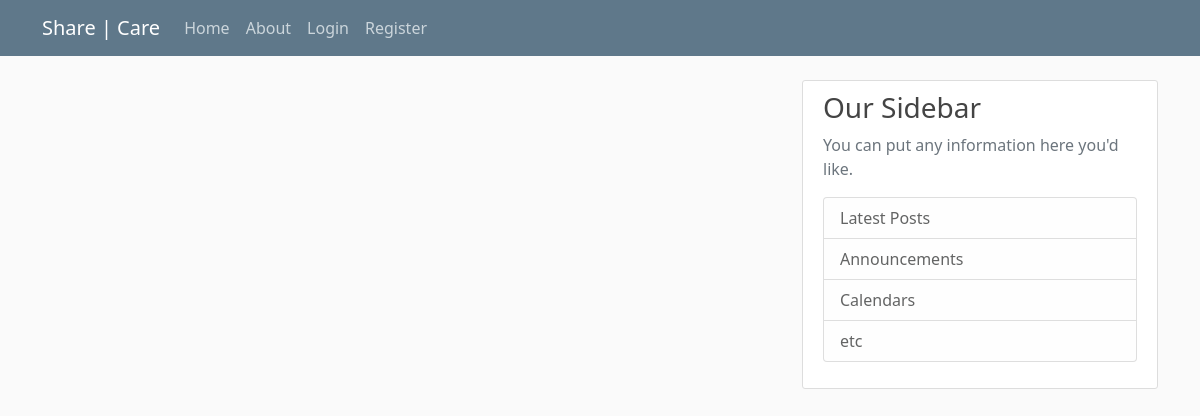
Page /home on the earlier database version.
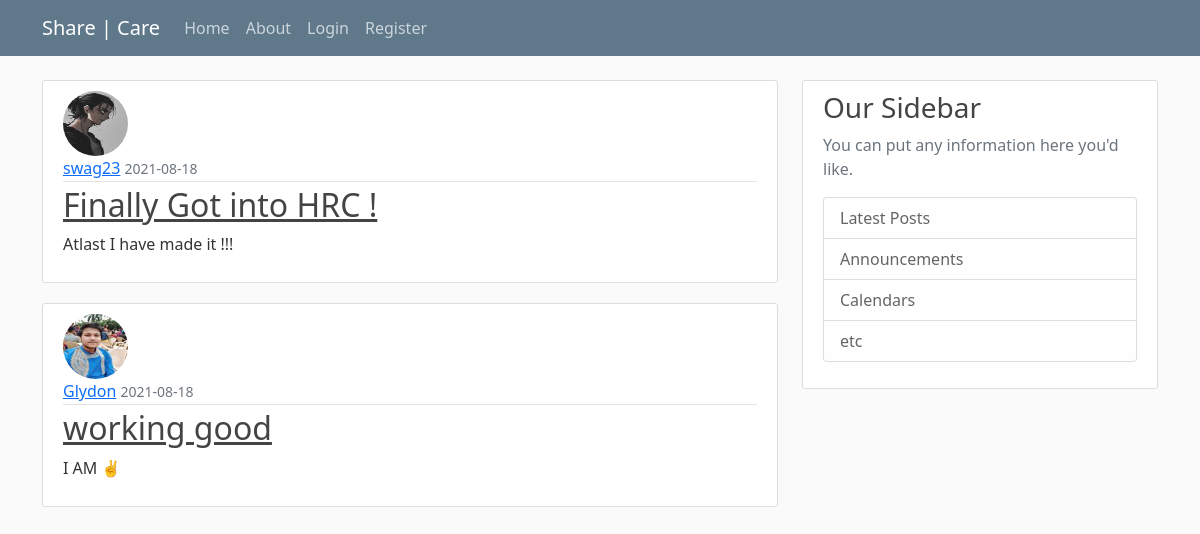
Same page on the later database version.
### main/models.py (models this page shows, shortened)
class Post(db.Model):
    id = db.Column(db.Integer, primary_key=True)
    title = db.Column(db.String(100), nullable=False)
    date_posted = db.Column(db.DateTime, nullable=True, default=datetime.utcnow)
    content = db.Column(db.Text, nullable=False)
    user_id = db.Column(db.Integer, db.ForeignKey('user.id'), nullable=False)

class User(db.Model, UserMixin):
    id = db.Column(db.Integer, primary_key=True)
    username = db.Column(db.String(20), unique=True, nullable=False)
    email = db.Column(db.String(120), unique=True, nullable=False)
    image_file = db.Column(db.String(20), nullable=False, default='default.jpg')
    password = db.Column(db.String(60), nullable=False)
    posts = db.relationship('Post', backref='author', lazy=True)

### main/routes.py (the view)
@app.route("/")  # these are decorators
@app.route("/home")
def home():
    posts = Post.query.all()
    return render_template('home.html', posts=posts)

### main/templates/home.html
{% extends "layout.html" %}
{% block content %}
    {% for post in posts %}
       <article class="media content-section">
          <img class="rounded-circle article-img" src="{{ url_for('static', filename='profile_pics/' + post.author.image_file) }}">
          <div class="media-body">
            <div class="article-metadata">
              <a class="mr-2" href="#">{{ post.author.username }}</a>
              <small class="text-muted">{{ post.date_posted.strftime('%Y-%m-%d') }}</small>
            </div>
            <h2><a class="article-title" href="{{ url_for('post', post_id=post.id) }}">{{ post.title }}</a></h2>
            <p class="article-content">{{ post.content }}</p>
          </div>
       </article>
    {% endfor %}
{% endblock content %}

### main/templates/layout.html (shortened to what this page needs)
<!DOCTYPE html>
<html lang="en">
<head>
    <link href="https://cdn.jsdelivr.net/npm/bootstrap@5.1.0/dist/css/bootstrap.min.css" rel="stylesheet">
    <link href="{{ url_for('static' , filename='main.css') }}" rel="stylesheet" type="text/css">
</head>
<body>
    <header class="site-header">
      <nav class="navbar navbar-expand-md navbar-dark bg-steel fixed-top">
        <div class="container">
          <a class="navbar-brand mr-4" href="/">Share | Care</a>
          <div class="collapse navbar-collapse" id="navbarToggle">
            <div class="navbar-nav mr-auto">
              <a class="nav-item nav-link" href="{{url_for('home')}}">Home</a>
              <a class="nav-item nav-link" href="{{url_for('about')}}">About</a>
            </div>
            <div class="navbar-nav">
              {% if current_user.is_authenticated %}
                  <a class="nav-item nav-link" href="{{url_for('new_post')}}">New Post</a>
                  <a class="nav-item nav-link" href="{{url_for('account')}}">Account</a>
                  <a class="nav-item nav-link" href="{{url_for('logout')}}">Logout</a>
              {% else %}
                  <a class="nav-item nav-link" href="{{url_for('login')}}">Login</a>
                  <a class="nav-item nav-link" href="{{url_for('register')}}">Register</a>
              {% endif %}
            </div>
          </div>
        </div>
      </nav>
    </header>
    <main role="main" class="container">
      <div class="row">
        <div class="col-md-8">
          {% block content %}{% endblock %}
        </div>
        <div class="col-md-4">
          <div class="content-section">
            <h3>Our Sidebar</h3>
            <p class='text-muted'>You can put any information here you'd like.
              <ul class="list-group">
                <li class="list-group-item list-group-item-light">Latest Posts</li>
                <li class="list-group-item list-group-item-light">Announcements</li>
                <li class="list-group-item list-group-item-light">Calendars</li>
                <li class="list-group-item list-group-item-light">etc</li>
              </ul>
            </p>
          </div>
        </div>
      </div>
    </main>
</body>
</html>

### main/static/main.css (style rules this page uses)
body { background: #fafafa; color: #333333; margin-top: 5rem; }
h1, h2, h3, h4, h5, h6 { color: #444444; }
.bg-steel { background-color: #5f788a; }
.site-header .navbar-nav .nav-link { color: #cbd5db; }
.content-section { background: #ffffff; padding: 10px 20px; border: 1px solid #dddddd; border-radius: 3px; margin-bottom: 20px; }
.article-title { color: #444444; }
.article-content { white-space: pre-line; }
.article-img { height: 65px; width: 65px; margin-right: 16px; }
.article-metadata { padding-bottom: 1px; margin-bottom: 4px; border-bottom: 1px solid #e3e3e3 }

Differences in the rows shown:
added Post: image_file (placeholder picture), author.username "swag23", date_posted "2021-08-18", title "Finally Got into HRC !", content "Atlast I have made it !!!"
added Post: image_file (picture), author.username "Glydon", date_posted "2021-08-18", title "working good", content "I AM ✌️"
